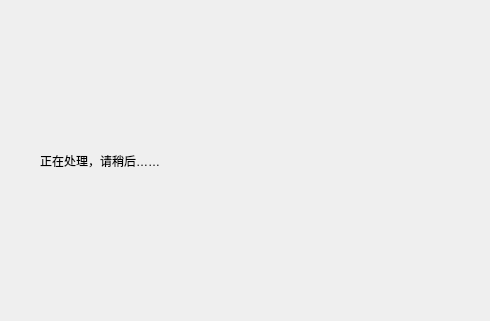
<?xml version="1.0" encoding="UTF-8"?>
<ui version="4.0">
 <class>WaitingWindow</class>
 <widget class="QDialog" name="WaitingWindow">
  <property name="geometry">
   <rect>
    <x>0</x>
    <y>0</y>
    <width>490</width>
    <height>321</height>
   </rect>
  </property>
  <property name="windowTitle">
   <string>Dialog</string>
  </property>
  <widget class="QLabel" name="label">
   <property name="geometry">
    <rect>
     <x>40</x>
     <y>90</y>
     <width>411</width>
     <height>141</height>
    </rect>
   </property>
   <property name="text">
    <string>正在处理，请稍后……</string>
   </property>
   <property name="textFormat">
    <enum>Qt::AutoText</enum>
   </property>
   <property name="indent">
    <number>-1</number>
   </property>
  </widget>
 </widget>
 <resources/>
 <connections/>
</ui>
